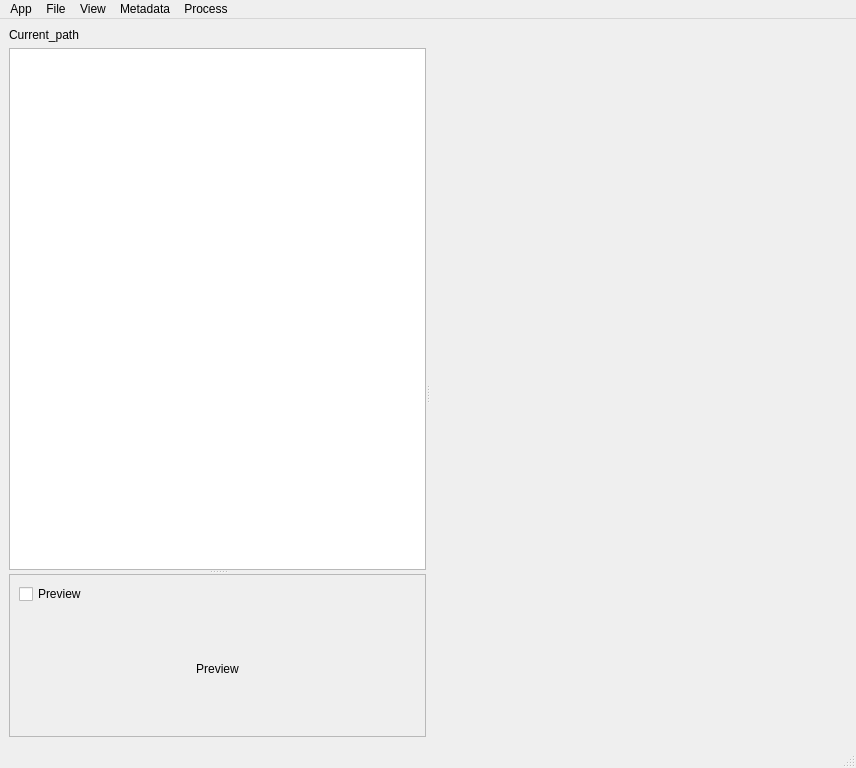
<?xml version="1.0" encoding="UTF-8"?>
<ui version="4.0">
 <class>MainWindow</class>
 <widget class="QMainWindow" name="MainWindow">
  <property name="geometry">
   <rect>
    <x>0</x>
    <y>0</y>
    <width>856</width>
    <height>768</height>
   </rect>
  </property>
  <property name="windowTitle">
   <string>krbkACD</string>
  </property>
  <widget class="QWidget" name="centralwidget">
   <layout class="QVBoxLayout" name="verticalLayout">
    <item>
     <widget class="QLabel" name="currentPath">
      <property name="sizePolicy">
       <sizepolicy hsizetype="Expanding" vsizetype="Fixed">
        <horstretch>0</horstretch>
        <verstretch>0</verstretch>
       </sizepolicy>
      </property>
      <property name="text">
       <string>Current_path</string>
      </property>
     </widget>
    </item>
    <item>
     <widget class="QSplitter" name="splitter_2">
      <property name="orientation">
       <enum>Qt::Horizontal</enum>
      </property>
      <widget class="QSplitter" name="previewSplitter">
       <property name="orientation">
        <enum>Qt::Vertical</enum>
       </property>
       <widget class="QListView" name="fmListView"/>
       <widget class="QFrame" name="frameDx">
        <property name="frameShape">
         <enum>QFrame::StyledPanel</enum>
        </property>
        <property name="frameShadow">
         <enum>QFrame::Raised</enum>
        </property>
        <layout class="QVBoxLayout" name="verticalLayout_2">
         <item>
          <widget class="QCheckBox" name="previewCheckBox">
           <property name="focusPolicy">
            <enum>Qt::NoFocus</enum>
           </property>
           <property name="text">
            <string>Preview</string>
           </property>
          </widget>
         </item>
         <item>
          <widget class="QLabel" name="preview">
           <property name="sizePolicy">
            <sizepolicy hsizetype="Preferred" vsizetype="Expanding">
             <horstretch>0</horstretch>
             <verstretch>0</verstretch>
            </sizepolicy>
           </property>
           <property name="text">
            <string>Preview</string>
           </property>
           <property name="alignment">
            <set>Qt::AlignCenter</set>
           </property>
          </widget>
         </item>
        </layout>
       </widget>
      </widget>
      <widget class="QStackedWidget" name="stackedWidget">
       <property name="sizePolicy">
        <sizepolicy hsizetype="Expanding" vsizetype="Preferred">
         <horstretch>0</horstretch>
         <verstretch>0</verstretch>
        </sizepolicy>
       </property>
       <property name="minimumSize">
        <size>
         <width>400</width>
         <height>0</height>
        </size>
       </property>
       <widget class="InfoWidget" name="infoPage"/>
       <widget class="QWidget" name="secondFmPage">
        <property name="sizePolicy">
         <sizepolicy hsizetype="Expanding" vsizetype="Preferred">
          <horstretch>0</horstretch>
          <verstretch>0</verstretch>
         </sizepolicy>
        </property>
        <layout class="QVBoxLayout" name="verticalLayout_3">
         <property name="leftMargin">
          <number>0</number>
         </property>
         <property name="topMargin">
          <number>0</number>
         </property>
         <property name="rightMargin">
          <number>0</number>
         </property>
         <property name="bottomMargin">
          <number>0</number>
         </property>
         <item>
          <widget class="QListView" name="secondFmListView"/>
         </item>
        </layout>
       </widget>
       <widget class="MetadataTreeViewPage" name="metadataTreePage">
        <property name="sizePolicy">
         <sizepolicy hsizetype="Expanding" vsizetype="Preferred">
          <horstretch>0</horstretch>
          <verstretch>0</verstretch>
         </sizepolicy>
        </property>
       </widget>
       <widget class="ImageViewManager" name="imageViewPage">
        <property name="sizePolicy">
         <sizepolicy hsizetype="Expanding" vsizetype="Preferred">
          <horstretch>0</horstretch>
          <verstretch>0</verstretch>
         </sizepolicy>
        </property>
       </widget>
       <widget class="MetadataEditPage" name="metadataEditPage"/>
      </widget>
     </widget>
    </item>
   </layout>
   <zorder>splitter_2</zorder>
   <zorder>currentPath</zorder>
  </widget>
  <widget class="QMenuBar" name="menubar">
   <property name="geometry">
    <rect>
     <x>0</x>
     <y>0</y>
     <width>856</width>
     <height>19</height>
    </rect>
   </property>
   <widget class="QMenu" name="menuApp">
    <property name="title">
     <string>App</string>
    </property>
    <addaction name="actionPreferences"/>
    <addaction name="actionAbout"/>
    <addaction name="separator"/>
    <addaction name="actionQuit"/>
   </widget>
   <widget class="QMenu" name="menuFile">
    <property name="title">
     <string>File</string>
    </property>
    <addaction name="actionShowIcons"/>
    <addaction name="actionShowHidden"/>
    <addaction name="separator"/>
    <addaction name="actionMkDir"/>
    <addaction name="actionRenameFiles"/>
    <addaction name="actionDeleteFiles"/>
    <addaction name="actionCopyFiles"/>
    <addaction name="actionMoveFiles"/>
    <addaction name="actionOpenFile"/>
   </widget>
   <widget class="QMenu" name="menuView">
    <property name="title">
     <string>View</string>
    </property>
    <addaction name="actionFullScreen"/>
    <addaction name="separator"/>
    <addaction name="actionInfo"/>
    <addaction name="action1"/>
    <addaction name="action2"/>
    <addaction name="action3"/>
    <addaction name="action4"/>
   </widget>
   <widget class="QMenu" name="menuPages">
    <property name="title">
     <string>Metadata</string>
    </property>
    <addaction name="actionEditLocationsMetadata"/>
    <addaction name="actionEditSocialMetadata"/>
    <addaction name="actionEditMetadata"/>
    <addaction name="actionEditDateTime"/>
   </widget>
   <widget class="QMenu" name="menuProcess">
    <property name="title">
     <string>Process</string>
    </property>
    <addaction name="actionStart_Process"/>
   </widget>
   <addaction name="menuApp"/>
   <addaction name="menuFile"/>
   <addaction name="menuView"/>
   <addaction name="menuPages"/>
   <addaction name="menuProcess"/>
  </widget>
  <widget class="QStatusBar" name="statusbar"/>
  <action name="actionQuit">
   <property name="text">
    <string>Quit</string>
   </property>
   <property name="shortcut">
    <string>Ctrl+Q</string>
   </property>
  </action>
  <action name="actionShowIcons">
   <property name="checkable">
    <bool>true</bool>
   </property>
   <property name="text">
    <string>Show Icons</string>
   </property>
  </action>
  <action name="actionShowHidden">
   <property name="checkable">
    <bool>true</bool>
   </property>
   <property name="text">
    <string>Show Hidden Files</string>
   </property>
  </action>
  <action name="actionFullScreen">
   <property name="checkable">
    <bool>true</bool>
   </property>
   <property name="text">
    <string>Full Screen</string>
   </property>
   <property name="shortcut">
    <string>Ctrl+F</string>
   </property>
  </action>
  <action name="actionMkDir">
   <property name="text">
    <string>Create Directory</string>
   </property>
   <property name="shortcut">
    <string>F7</string>
   </property>
  </action>
  <action name="actionRenameFiles">
   <property name="text">
    <string>Rename Files</string>
   </property>
   <property name="shortcut">
    <string>Ctrl+R</string>
   </property>
  </action>
  <action name="actionDeleteFiles">
   <property name="text">
    <string>Delete Files</string>
   </property>
   <property name="shortcut">
    <string>F8</string>
   </property>
  </action>
  <action name="action1">
   <property name="checkable">
    <bool>true</bool>
   </property>
   <property name="text">
    <string>Second File Manager</string>
   </property>
   <property name="shortcut">
    <string>F4</string>
   </property>
  </action>
  <action name="action2">
   <property name="checkable">
    <bool>true</bool>
   </property>
   <property name="text">
    <string>Metadata Tree</string>
   </property>
   <property name="toolTip">
    <string>Show Metadata Tree Page</string>
   </property>
   <property name="shortcut">
    <string>F2</string>
   </property>
  </action>
  <action name="action3">
   <property name="checkable">
    <bool>true</bool>
   </property>
   <property name="text">
    <string>View Image</string>
   </property>
   <property name="toolTip">
    <string>Show Image</string>
   </property>
   <property name="shortcut">
    <string>F3</string>
   </property>
  </action>
  <action name="actionCopyFiles">
   <property name="text">
    <string>Copy Files</string>
   </property>
   <property name="shortcut">
    <string>F5</string>
   </property>
  </action>
  <action name="actionMoveFiles">
   <property name="text">
    <string>Move Files</string>
   </property>
   <property name="shortcut">
    <string>F6</string>
   </property>
  </action>
  <action name="actionEditLocationsMetadata">
   <property name="text">
    <string>Edit Locations</string>
   </property>
   <property name="toolTip">
    <string>Metadata Locations Edit</string>
   </property>
   <property name="shortcut">
    <string>F9</string>
   </property>
  </action>
  <action name="actionEditSocialMetadata">
   <property name="text">
    <string>Edit Social Metadata</string>
   </property>
   <property name="shortcut">
    <string>F10</string>
   </property>
  </action>
  <action name="actionEditMetadata">
   <property name="text">
    <string>Edit Metadata</string>
   </property>
   <property name="shortcut">
    <string>F11</string>
   </property>
  </action>
  <action name="actionInfo">
   <property name="checkable">
    <bool>true</bool>
   </property>
   <property name="text">
    <string>Info</string>
   </property>
   <property name="toolTip">
    <string>File Info</string>
   </property>
   <property name="shortcut">
    <string>F1</string>
   </property>
  </action>
  <action name="actionEditDateTime">
   <property name="text">
    <string>Edit Date &amp; Time</string>
   </property>
   <property name="shortcut">
    <string>F12</string>
   </property>
  </action>
  <action name="actionOpenFile">
   <property name="text">
    <string>Open File</string>
   </property>
   <property name="shortcut">
    <string>Ctrl+O</string>
   </property>
  </action>
  <action name="actionStart_Process">
   <property name="text">
    <string>Start Process</string>
   </property>
  </action>
  <action name="actionPreferences">
   <property name="text">
    <string>Preferences</string>
   </property>
  </action>
  <action name="actionAbout">
   <property name="text">
    <string>About</string>
   </property>
  </action>
  <action name="action4">
   <property name="checkable">
    <bool>true</bool>
   </property>
   <property name="text">
    <string>Metadata Editor</string>
   </property>
  </action>
 </widget>
 <customwidgets>
  <customwidget>
   <class>ImageViewManager</class>
   <extends>QWidget</extends>
   <header location="global">ImageViewManager.h</header>
   <container>1</container>
  </customwidget>
  <customwidget>
   <class>MetadataTreeViewPage</class>
   <extends>QWidget</extends>
   <header>MetadataTreeViewPage.h</header>
   <container>1</container>
  </customwidget>
  <customwidget>
   <class>InfoWidget</class>
   <extends>QWidget</extends>
   <header>infowidget.h</header>
   <container>1</container>
  </customwidget>
  <customwidget>
   <class>MetadataEditPage</class>
   <extends>QWidget</extends>
   <header>metadataeditpage.h</header>
   <container>1</container>
  </customwidget>
 </customwidgets>
 <resources/>
 <connections/>
</ui>
